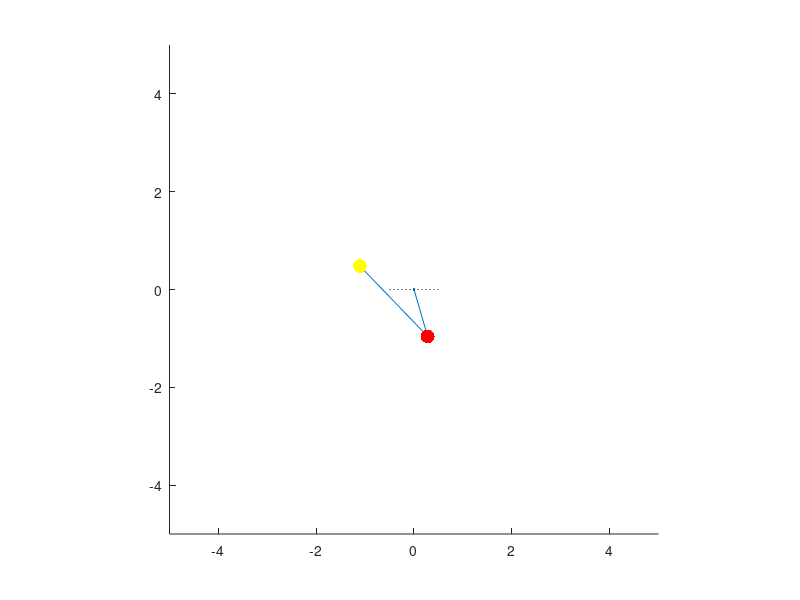

This chart was generated by the following MATLAB code:
%double pendulum animation
%the equations are taken form http://www.myphysicslab.com/dbl_pendulum.html
%the differential equations are solved using Euler's method
%
m1=3; %mass of 1st bob     %red
m2=1; %mass of 2nd bob     %yellow
l1=1; %length of 1st string
l2=2; %length of 2nd string which is connected with 1st bob
g=9.8;%acceleration due to gravity
dt=0.025;%time step
theta1=pi/1.5;%initial angle made by 1st bob
theta2=pi;    %initial angle made by 2nd bob
omega1=0.2;
omega2=0.2;
omega1n=0.0;
omega2n=0.0;
t=0;

line([-0.5 0.5],[0 0],'linestyle',':','color','k');
h=line(0,0);
b1=line(0,0,'linestyle','none','marker','.','markersize',30,'color','r');%1st bob
b2=line(0,0,'linestyle','none','marker','.','markersize',30,'color','y');%2nd bob

al=l1+l2+2; %axis limit
axis([-al al -al al]);
axis square

while t<=50 && ishandle(h)
    
    theta1=theta1+dt*omega1;
    theta2=theta2+dt*omega2;
    
    omega1n=omega1+dt*(-g*(2*m1 + m2)*sin(theta1)-m2*g*sin(theta1-2*theta2)-2*sin(theta1-theta2)*m2*(omega2^2*l2+omega1^2*l1*cos(theta1-theta2)))...
        /(l1*(2* m1 + m2 - m2*cos(2*theta1 - 2*theta2)));
    omega2n=omega2+dt*(2*sin(theta1-theta2)*(omega1^2*l1*(m1 + m2)+g*(m1 + m2)*cos(theta1) + omega2^2*l2*m2*cos(theta1 - theta2)))...
        /(l2*(2*m1 + m2 - m2*cos(2*theta1 - 2*theta2)));
    
    x1=l1*sin(theta1);
    y1=-l1*cos(theta1);
    x2=l1*sin(theta1)+l2*sin(theta2);
    y2=-l1*cos(theta1)-l2*cos(theta2);
    
    omega1=omega1n;
    omega2=omega2n;
    set(h,'xdata',[0 x1 x2],'ydata',[0 y1 y2]);
    set(b1,'xdata',x1,'ydata',y1);%update position of 1st bob
    set(b2,'xdata',x2,'ydata',y2);%update position of 2nd bob
    t=t+dt;
    pause(0.02)
end
